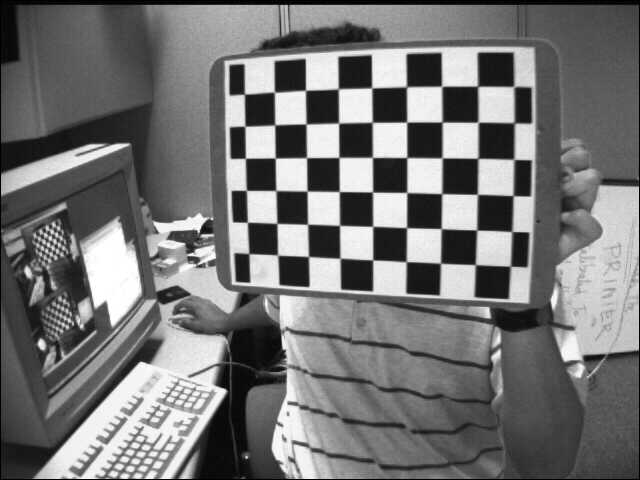
#> input picture semana_2_3_camara_pinhole_calibracion/calibration_images/left01.jpg, 640 x 480 px; its folder holds only this picture in this run
$ python calibracion_opencv.py
#> lines starting #> are read from the running program, lines starting #| are printed output that depends on the picture; long printed decimals are rounded
import numpy as np
import cv2
import glob
import os
import urllib.request
import matplotlib.pyplot as plt


DIR_IMGS = '../calibration_images'
os.makedirs(DIR_IMGS, exist_ok=True)

imagenes_prueba = [f'left{i:02d}.jpg' for i in range(1, 15)]
base_url = "https://raw.githubusercontent.com/opencv/opencv/master/samples/data/"

if len(os.listdir(DIR_IMGS)) == 0:
    print("[Pipeline] Descargando imágenes de calibración...")
    for img_name in imagenes_prueba:
        try:
            urllib.request.urlretrieve(base_url + img_name, os.path.join(DIR_IMGS, img_name))
        except Exception as e:
            pass
    print("[Pipeline] Imágenes descargadas.")

CHECKERBOARD = (9, 6)
criteria = (cv2.TERM_CRITERIA_EPS + cv2.TERM_CRITERIA_MAX_ITER, 30, 0.001)

objp = np.zeros((CHECKERBOARD[0] * CHECKERBOARD[1], 3), np.float32)
objp[:, :2] = np.mgrid[0:CHECKERBOARD[0], 0:CHECKERBOARD[1]].T.reshape(-1, 2)

objpoints = []
imgpoints = []

images = glob.glob(f'{DIR_IMGS}/*.jpg')
print(f"[Pipeline] Analizando {len(images)} imágenes encontradas...")

img_shape = None
for fname in images:
    img = cv2.imread(fname)
#> img is the input picture: shape (480, 640, 3); min 0, max 255, mean 116.6
    gray = cv2.cvtColor(img, cv2.COLOR_BGR2GRAY)
    if img_shape is None: img_shape = gray.shape[::-1]
#> img_shape = (640, 480)

    ret, corners = cv2.findChessboardCorners(gray, CHECKERBOARD, None)
#> ret = True; corners = 54 rows, first 8: [244.5, 94.33], [274.6, 92.24], [305.5, 90.4], [338.4, 88.84], [371.6, 87.98], [406.8, 86.92], [441.6, 86.37], [477.6, 86.38]

    if ret:
        objpoints.append(objp)
        corners2 = cv2.cornerSubPix(gray, corners, (11, 11), (-1, -1), criteria)
#> corners2 = 54 rows, first 8: [244.4, 94.14], [274.4, 92.21], [305.5, 90.32], [338.3, 88.79], [371.7, 87.87], [406.5, 86.71], [441.6, 86.25], [477.6, 86.22]
        imgpoints.append(corners2)

print("[Pipeline] Calculando matrices intrínsecas y extrínsecas...")
ret, mtx, dist, rvecs, tvecs = cv2.calibrateCamera(objpoints, imgpoints, img_shape, None, None)
#> ret = 0.161; mtx = [[811.4, 0, 306.3], [0, 768.8, 314.7], [0, 0, 1]]; dist = [[-0.656, 0.296, -0.0603, 0.0206, -0.406]]; rvecs = ([0.252, 0.427, 0.0302],); tvecs = ([-1.88, -6.79, 23.5],)

print("\n--- RESULTADOS DE CALIBRACIÓN ---")
print(f"Matriz Intrínseca (K):\n{mtx}")
#| Matriz Intrínseca (K):
#| [[811.353   0.         306.305]
#|  [  0.         768.773  314.671]
#|  [  0.           0.           1.        ]]
print(f"Coeficientes de Distorsión Radial/Tangencial (D):\n{dist}")
#| Coeficientes de Distorsión Radial/Tangencial (D):
#| [[-0.6556   0.2957  -0.06027  0.02059 -0.4062]]

img_test = cv2.imread(images[0])
h, w = img_test.shape[:2]
#> h = 480; w = 640
newcameramtx, roi = cv2.getOptimalNewCameraMatrix(mtx, dist, (w, h), 1, (w, h))
#> newcameramtx = [[580.9, 0, 334.3], [0, 541.3, 299], [0, 0, 1]]; roi = (80, 70, 517, 354)

dst = cv2.undistort(img_test, mtx, dist, None, newcameramtx)
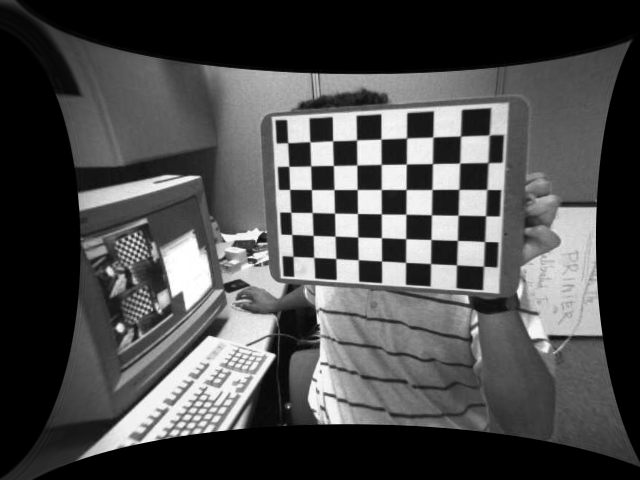
#> dst: shape (480, 640, 3); min 0, max 255, mean 75.3

x, y, w_roi, h_roi = roi
#> x = 80; y = 70; w_roi = 517; h_roi = 354
dst = dst[y:y+h_roi, x:x+w_roi]
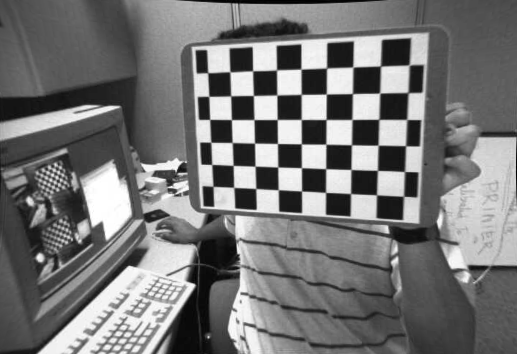
#> dst: shape (354, 517, 3); min 0, max 255, mean 117.7
mean_error = 0
for i in range(len(objpoints)):
    imgpoints2, _ = cv2.projectPoints(objpoints[i], rvecs[i], tvecs[i], mtx, dist)
    error = cv2.norm(imgpoints[i], imgpoints2, cv2.NORM_L2) / len(imgpoints2)
    mean_error += error
#> this loop made 1 pass
#> (error, mean_error) on pass 1: (0.0219, 0.0219)
#> after the loop, mean_error = 0.0219
total_error = mean_error / len(objpoints)
#> total_error = 0.0219
print(f"Error medio de reproyección: {total_error:.4f} píxeles")
#| Error medio de reproyección: 0.0219 píxeles

fig, (ax1, ax2) = plt.subplots(1, 2, figsize=(12, 6))
ax1.imshow(cv2.cvtColor(img_test, cv2.COLOR_BGR2RGB))
ax1.set_title('Original (Con Distorsión)')
ax1.axis('off')

ax2.imshow(cv2.cvtColor(dst, cv2.COLOR_BGR2RGB))
ax2.set_title('Corregida (Undistorted)')
ax2.axis('off')

plt.tight_layout()
plt.show()
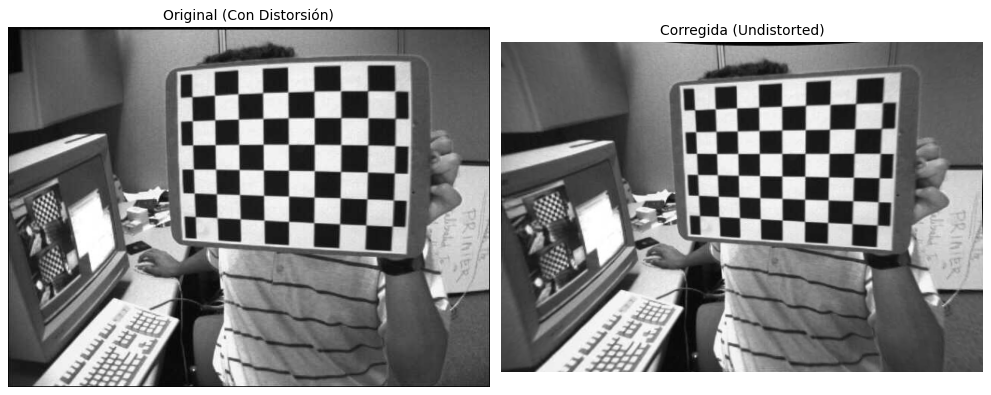
#> figure drawn by matplotlib, 2 panels

$ run again, on semana_2_3_camara_pinhole_calibracion/calibration_images/left05.jpg
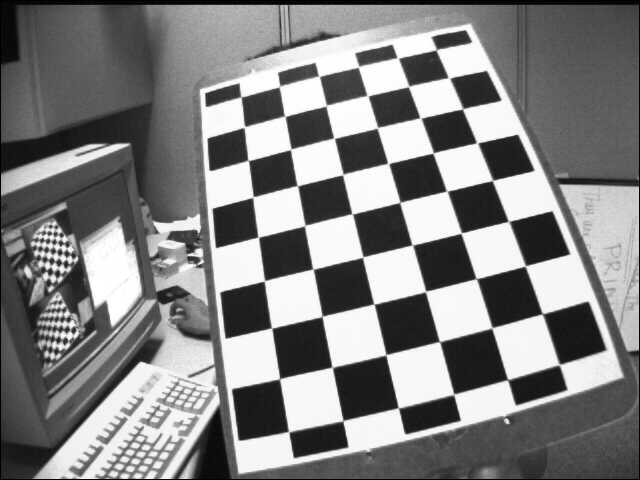
#> input picture semana_2_3_camara_pinhole_calibracion/calibration_images/left05.jpg, 640 x 480 px
#> img is the input picture: shape (480, 640, 3); min 0, max 255, mean 129.8
#> `ret, corners = cv2.findChessboardCorners(gray, CHECKERBOARD, None)`: ret = True; corners = 54 rows, first 8: [435.9, 50.23], [450, 78.54], [462.7, 108.8], [476.5, 142.8], [492.5, 180.5], [508.4, 221.1], [525.3, 265.9], [542.1, 313.6]
#> corners2 = 54 rows, first 8: [436.3, 49.72], [449, 77.82], [462.6, 108.7], [477.1, 142.9], [492.5, 180.4], [508.7, 221.4], [525.3, 265.9], [542.4, 313.8]
#> `ret, mtx, dist, rvecs, tvecs = cv2.calibrateCamera(objpoints, imgpoint..`: ret = 0.143; mtx = [[639.5, 0, 320.2], [0, 651.5, 193.3], [0, 0, 1]]; dist = [[-0.412, -0.0341, 0.027, 0.0148, 0.431]]; rvecs = ([-0.361, 0.527, 1.3],); tvecs = ([2.87, -3.54, 15.21],)
#| Matriz Intrínseca (K):
#| [[639.458   0.         320.195]
#|  [  0.         651.460 193.277]
#|  [  0.           0.           1.        ]]
#| Coeficientes de Distorsión Radial/Tangencial (D):
#| [[-0.412 -0.03405  0.027  0.01479   0.431  ]]
#> newcameramtx = [[521, 0, 334.1], [0, 536.2, 210.7], [0, 0, 1]]; roi = (26, 40, 593, 418)
#> x = 26; y = 40; w_roi = 593; h_roi = 418
#> `dst = dst[y:y+h_roi, x:x+w_roi]`:
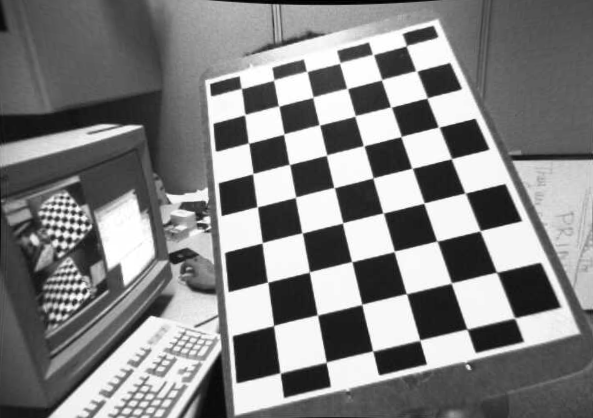
#> dst: shape (418, 593, 3); min 0, max 255, mean 130
#> the loop `for i in range(len(objpoints)):` made 1 pass
#> (error, mean_error) on pass 1: (0.0195, 0.0195)
#> after the loop `for i in range(len(objpoints)):`: mean_error = 0.0195
#| Error medio de reproyección: 0.0195 píxeles
#> `plt.show()`:
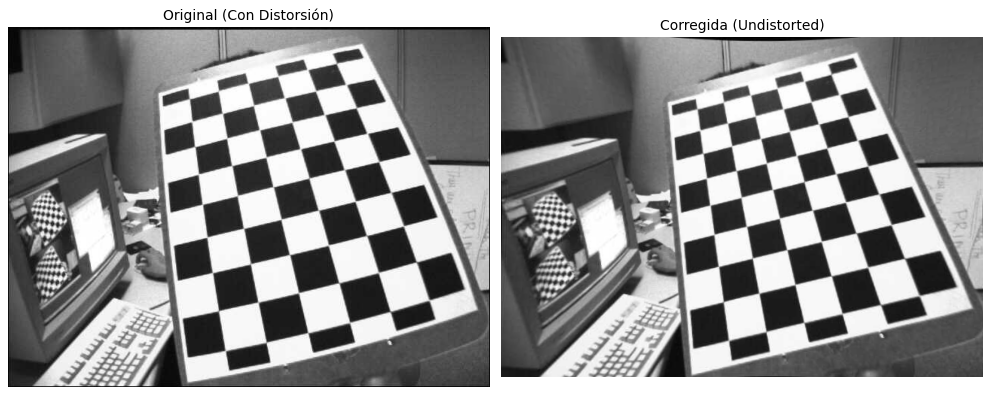
#> figure drawn by matplotlib, 2 panels

$ run again, on semana_2_3_camara_pinhole_calibracion/calibration_images/left06.jpg
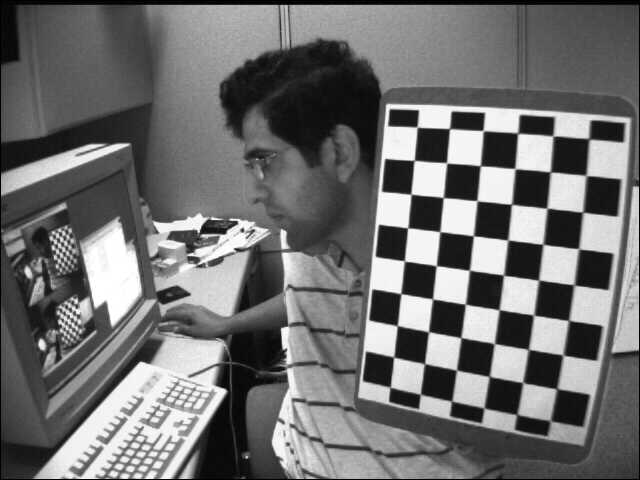
#> input picture semana_2_3_camara_pinhole_calibracion/calibration_images/left06.jpg, 640 x 480 px
#> img is the input picture: shape (480, 640, 3); min 0, max 255, mean 111.6
#> `ret, corners = cv2.findChessboardCorners(gray, CHECKERBOARD, None)`: ret = True; corners = 54 rows, first 8: [589.1, 139], [586.5, 175.8], [582, 212.4], [578.4, 248.2], [574.2, 284.7], [568.5, 320.2], [561.9, 355.4], [556.5, 388.5]
#> corners2 = 54 rows, first 8: [588.9, 138.7], [586.1, 175.5], [582.7, 212.2], [578.7, 248.8], [574, 284.9], [568.7, 320.6], [563, 355], [556.8, 388.8]
#> `ret, mtx, dist, rvecs, tvecs = cv2.calibrateCamera(objpoints, imgpoint..`: ret = 0.129; mtx = [[638.5, 0, 274.7], [0, 644.8, 221.8], [0, 0, 1]]; dist = [[-0.377, 0.0417, -9.77e-05, 0.0319, 0.101]]; rvecs = ([0.483, 0.397, 1.63],); tvecs = ([8.44, -2.25, 16.26],)
#| Matriz Intrínseca (K):
#| [[638.450   0.         274.706]
#|  [  0.         644.821 221.782]
#|  [  0.           0.           1.        ]]
#| Coeficientes de Distorsión Radial/Tangencial (D):
#| [[-3.76940141e-01  4.17449793e-02 -9.76627187e-05  3.18911428e-02
#|    1.01376989e-01]]
#> newcameramtx = [[518.6, 0, 300.3], [0, 508.1, 217.7], [0, 0, 1]]; roi = (42, 35, 578, 400)
#> x = 42; y = 35; w_roi = 578; h_roi = 400
#> `dst = dst[y:y+h_roi, x:x+w_roi]`:
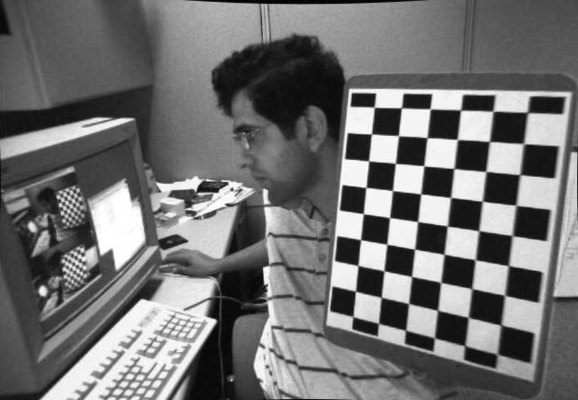
#> dst: shape (400, 578, 3); min 0, max 255, mean 113.2
#> the loop `for i in range(len(objpoints)):` made 1 pass
#> (error, mean_error) on pass 1: (0.0176, 0.0176)
#> after the loop `for i in range(len(objpoints)):`: mean_error = 0.0176
#| Error medio de reproyección: 0.0176 píxeles
#> `plt.show()`:
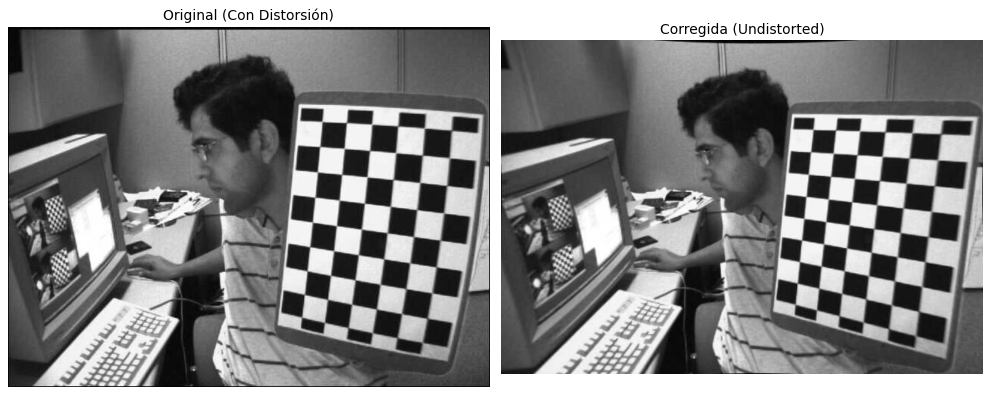
#> figure drawn by matplotlib, 2 panels

$ run again, on semana_2_3_camara_pinhole_calibracion/calibration_images/left07.jpg
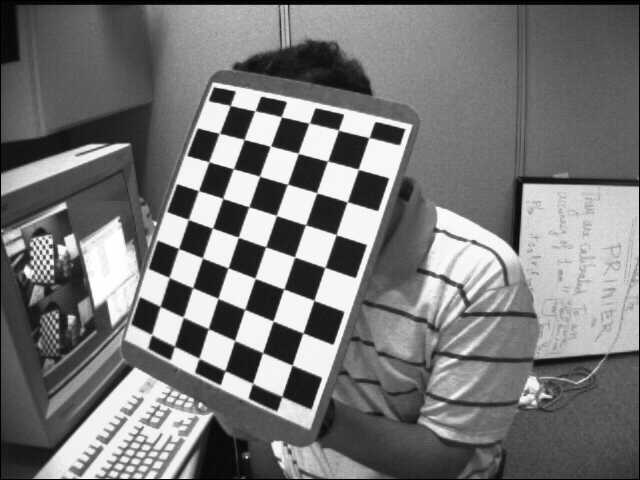
#> input picture semana_2_3_camara_pinhole_calibracion/calibration_images/left07.jpg, 640 x 480 px
#> img is the input picture: shape (480, 640, 3); min 0, max 255, mean 119.5
#> `ret, corners = cv2.findChessboardCorners(gray, CHECKERBOARD, None)`: ret = True; corners = 54 rows, first 8: [368.8, 137.9], [358.2, 169.3], [347.2, 202.1], [336.2, 234.5], [324.8, 267.4], [314.1, 300.2], [303.2, 333.1], [292.2, 365]
#> corners2 = 54 rows, first 8: [369, 137.6], [358.3, 169.3], [347.2, 201.9], [336.1, 234.7], [324.9, 267.4], [313.9, 300.3], [303, 332.9], [292.1, 365.2]
#> `ret, mtx, dist, rvecs, tvecs = cv2.calibrateCamera(objpoints, imgpoint..`: ret = 0.182; mtx = [[715.8, 0, 331.1], [0, 695.3, 180.1], [0, 0, 1]]; dist = [[-0.699, 2.73, 0.0316, 0.0155, -9.38]]; rvecs = ([0.198, 0.467, 1.84],); tvecs = ([1.09, -1.26, 20.42],)
#| Matriz Intrínseca (K):
#| [[715.825   0.         331.050]
#|  [  0.         695.279 180.078]
#|  [  0.           0.           1.        ]]
#| Coeficientes de Distorsión Radial/Tangencial (D):
#| [[-0.6991  2.731   0.03155  0.01553 -9.376]]
#> newcameramtx = [[415.2, 0, 418.1], [0, 356.7, 274.1], [0, 0, 1]]; roi = (226, 182, 371, 246)
#> x = 226; y = 182; w_roi = 371; h_roi = 246
#> `dst = dst[y:y+h_roi, x:x+w_roi]`:
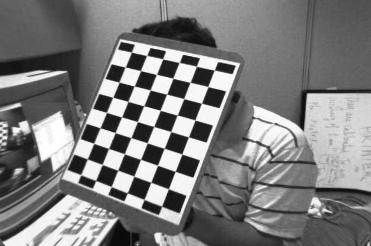
#> dst: shape (246, 371, 3); min 7, max 255, mean 125.1
#> the loop `for i in range(len(objpoints)):` made 1 pass
#> (error, mean_error) on pass 1: (0.0248, 0.0248)
#> after the loop `for i in range(len(objpoints)):`: mean_error = 0.0248
#| Error medio de reproyección: 0.0248 píxeles
#> `plt.show()`:
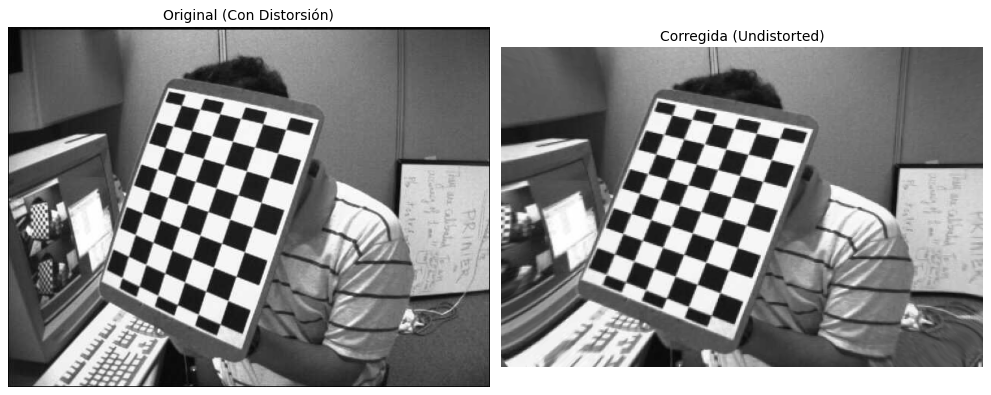
#> figure drawn by matplotlib, 2 panels

$ run again, on semana_2_3_camara_pinhole_calibracion/calibration_images/left02.jpg
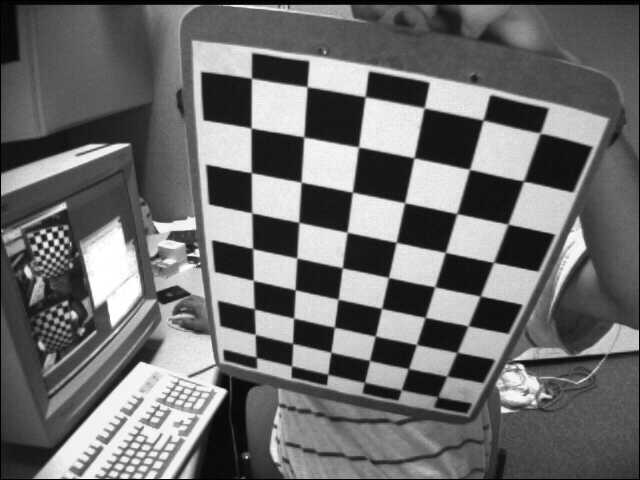
#> input picture semana_2_3_camara_pinhole_calibracion/calibration_images/left02.jpg, 640 x 480 px
#> img is the input picture: shape (480, 640, 3); min 0, max 255, mean 109
#> `ret, corners = cv2.findChessboardCorners(gray, CHECKERBOARD, None)`: ret = True; corners = 54 rows, first 8: [256.6, 357.4], [255.3, 334.5], [254.8, 309], [253.3, 280.1], [252.5, 248], [251.8, 212.8], [251.2, 172.5], [251.4, 128.3]
#> corners2 = 54 rows, first 8: [256.4, 362.4], [255.2, 334.4], [254.3, 308.9], [253.3, 280.4], [252.6, 248.6], [251.8, 212.8], [251.3, 172.7], [251.1, 128]
#> `ret, mtx, dist, rvecs, tvecs = cv2.calibrateCamera(objpoints, imgpoint..`: ret = 1.09; mtx = [[523, 0, 332.5], [0, 525.6, 254.4], [0, 0, 1]]; dist = [[-0.0743, -0.899, 0.0186, -0.00871, 2.25]]; rvecs = ([0.441, 0.686, -1.33],); tvecs = ([-2.08, 2.8, 14.12],)
#| Matriz Intrínseca (K):
#| [[523.025   0.         332.550 ]
#|  [  0.         525.582 254.369]
#|  [  0.           0.           1.        ]]
#| Coeficientes de Distorsión Radial/Tangencial (D):
#| [[-0.07435 -0.8993  0.01859 -0.008707  2.253 ]]
#> newcameramtx = [[507.3, 0, 325.7], [0, 499.6, 261.4], [0, 0, 1]]; roi = (56, 52, 554, 400)
#> x = 56; y = 52; w_roi = 554; h_roi = 400
#> `dst = dst[y:y+h_roi, x:x+w_roi]`:
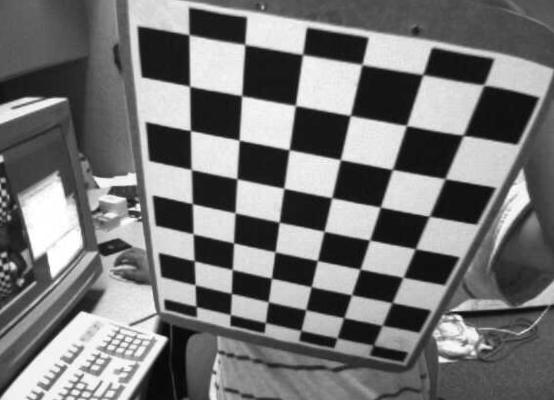
#> dst: shape (400, 554, 3); min 3, max 255, mean 117.9
#> the loop `for i in range(len(objpoints)):` made 1 pass
#> (error, mean_error) on pass 1: (0.148, 0.148)
#> after the loop `for i in range(len(objpoints)):`: mean_error = 0.148
#| Error medio de reproyección: 0.1482 píxeles
#> `plt.show()`:
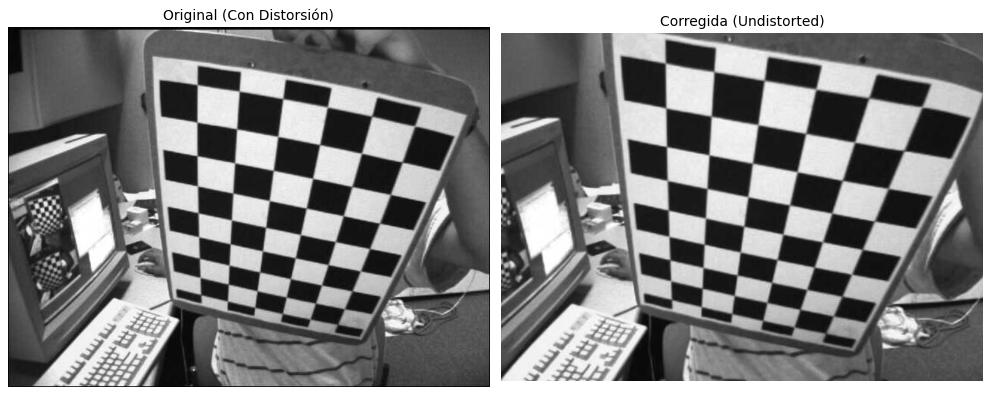
#> figure drawn by matplotlib, 2 panels
